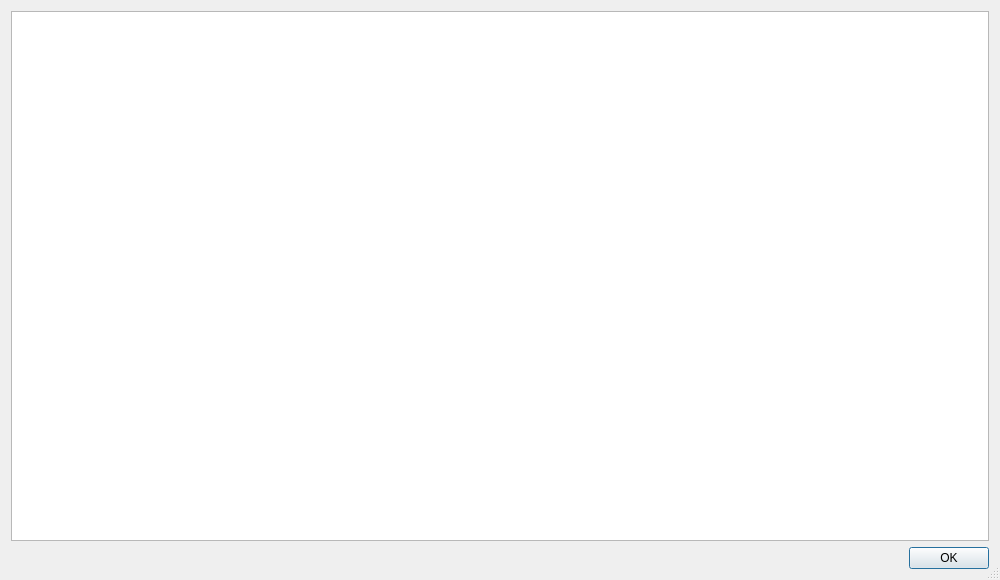
<?xml version="1.0" encoding="UTF-8"?>

<!--    
    geoCore - a QGIS plugin for drawing drilling profiles
    Copyright (C) 2019, 2020  Gerrit Bette, T-Systems on site services GmbH

    This file is part of geoCore.

    geoCore is free software: you can redistribute it and/or modify
    it under the terms of the GNU General Public License as published by
    the Free Software Foundation, either version 3 of the License, or
    (at your option) any later version.

    geoCore is distributed in the hope that it will be useful,
    but WITHOUT ANY WARRANTY; without even the implied warranty of
    MERCHANTABILITY or FITNESS FOR A PARTICULAR PURPOSE.  See the
    GNU General Public License for more details.

    You should have received a copy of the GNU General Public License
    along with geoCore.  If not, see <https://www.gnu.org/licenses/>.
-->

<ui version="4.0">
 <class>PetroProfileDialogBase</class>
 <widget class="QDialog" name="PetroProfileDialogBase">
  <property name="windowModality">
   <enum>Qt::NonModal</enum>
  </property>
  <property name="geometry">
   <rect>
    <x>0</x>
    <y>0</y>
    <width>1000</width>
    <height>580</height>
   </rect>
  </property>
  <property name="windowTitle">
   <string>Drilling Profile</string>
  </property>
  <property name="sizeGripEnabled">
   <bool>true</bool>
  </property>
  <property name="modal">
   <bool>false</bool>
  </property>
  <layout class="QVBoxLayout" name="verticalLayout">
   <item>
    <widget class="QGraphicsView" name="graphicsView">
     <property name="contextMenuPolicy">
      <enum>Qt::DefaultContextMenu</enum>
     </property>
     <property name="verticalScrollBarPolicy">
      <enum>Qt::ScrollBarAlwaysOff</enum>
     </property>
     <property name="horizontalScrollBarPolicy">
      <enum>Qt::ScrollBarAlwaysOff</enum>
     </property>
    </widget>
   </item>
   <item>
    <widget class="QDialogButtonBox" name="button_box">
     <property name="orientation">
      <enum>Qt::Horizontal</enum>
     </property>
     <property name="standardButtons">
      <set>QDialogButtonBox::Ok</set>
     </property>
    </widget>
   </item>
  </layout>
 </widget>
 <connections>
  <connection>
   <sender>button_box</sender>
   <signal>accepted()</signal>
   <receiver>PetroProfileDialogBase</receiver>
   <slot>accept()</slot>
   <hints>
    <hint type="sourcelabel">
     <x>20</x>
     <y>20</y>
    </hint>
    <hint type="destinationlabel">
     <x>20</x>
     <y>20</y>
    </hint>
   </hints>
  </connection>
  <connection>
   <sender>button_box</sender>
   <signal>rejected()</signal>
   <receiver>PetroProfileDialogBase</receiver>
   <slot>reject()</slot>
   <hints>
    <hint type="sourcelabel">
     <x>20</x>
     <y>20</y>
    </hint>
    <hint type="destinationlabel">
     <x>20</x>
     <y>20</y>
    </hint>
   </hints>
  </connection>
 </connections>
</ui>
